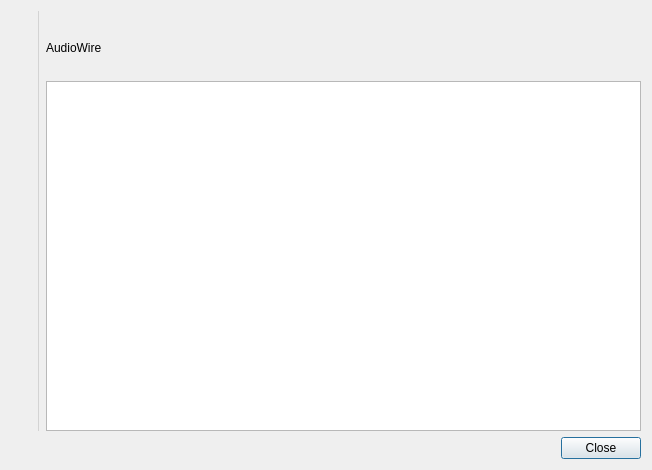
<?xml version="1.0" encoding="UTF-8"?>
<ui version="4.0">
 <class>About</class>
 <widget class="QDialog" name="About">
  <property name="geometry">
   <rect>
    <x>0</x>
    <y>0</y>
    <width>652</width>
    <height>470</height>
   </rect>
  </property>
  <property name="windowTitle">
   <string>About AudioWire</string>
  </property>
  <property name="windowIcon">
   <iconset resource="../../data/data.qrc">
    <normaloff>:/icon.png</normaloff>:/icon.png</iconset>
  </property>
  <property name="styleSheet">
   <string notr="true">#line {
  color: lightgrey;
}
</string>
  </property>
  <layout class="QVBoxLayout" name="verticalLayout_4">
   <item>
    <layout class="QHBoxLayout" name="horizontalLayout">
     <item>
      <layout class="QVBoxLayout" name="verticalLayout_3">
       <item>
        <widget class="QLabel" name="label">
         <property name="pixmap">
          <pixmap resource="../../data/data.qrc">:/icon.png</pixmap>
         </property>
         <property name="scaledContents">
          <bool>false</bool>
         </property>
        </widget>
       </item>
       <item>
        <spacer name="verticalSpacer">
         <property name="orientation">
          <enum>Qt::Vertical</enum>
         </property>
         <property name="sizeHint" stdset="0">
          <size>
           <width>20</width>
           <height>40</height>
          </size>
         </property>
        </spacer>
       </item>
      </layout>
     </item>
     <item>
      <widget class="Line" name="line">
       <property name="frameShadow">
        <enum>QFrame::Plain</enum>
       </property>
       <property name="orientation">
        <enum>Qt::Vertical</enum>
       </property>
      </widget>
     </item>
     <item>
      <layout class="QVBoxLayout" name="verticalLayout_2">
       <item>
        <widget class="QWidget" name="widget" native="true">
         <property name="maximumSize">
          <size>
           <width>16777215</width>
           <height>64</height>
          </size>
         </property>
         <layout class="QVBoxLayout" name="verticalLayout">
          <property name="margin">
           <number>0</number>
          </property>
          <item>
           <spacer name="verticalSpacer_2">
            <property name="orientation">
             <enum>Qt::Vertical</enum>
            </property>
            <property name="sizeHint" stdset="0">
             <size>
              <width>20</width>
              <height>40</height>
             </size>
            </property>
           </spacer>
          </item>
          <item>
           <widget class="QLabel" name="title">
            <property name="text">
             <string>AudioWire</string>
            </property>
           </widget>
          </item>
          <item>
           <widget class="QLabel" name="version">
            <property name="textInteractionFlags">
             <set>Qt::LinksAccessibleByMouse|Qt::TextSelectableByKeyboard|Qt::TextSelectableByMouse</set>
            </property>
           </widget>
          </item>
         </layout>
        </widget>
       </item>
       <item>
        <widget class="QTextBrowser" name="content">
         <property name="openExternalLinks">
          <bool>true</bool>
         </property>
        </widget>
       </item>
      </layout>
     </item>
    </layout>
   </item>
   <item>
    <widget class="QDialogButtonBox" name="buttonBox">
     <property name="orientation">
      <enum>Qt::Horizontal</enum>
     </property>
     <property name="standardButtons">
      <set>QDialogButtonBox::Close</set>
     </property>
    </widget>
   </item>
  </layout>
 </widget>
 <resources>
  <include location="../../data/data.qrc"/>
 </resources>
 <connections>
  <connection>
   <sender>buttonBox</sender>
   <signal>accepted()</signal>
   <receiver>About</receiver>
   <slot>accept()</slot>
   <hints>
    <hint type="sourcelabel">
     <x>248</x>
     <y>254</y>
    </hint>
    <hint type="destinationlabel">
     <x>157</x>
     <y>274</y>
    </hint>
   </hints>
  </connection>
  <connection>
   <sender>buttonBox</sender>
   <signal>rejected()</signal>
   <receiver>About</receiver>
   <slot>reject()</slot>
   <hints>
    <hint type="sourcelabel">
     <x>316</x>
     <y>260</y>
    </hint>
    <hint type="destinationlabel">
     <x>286</x>
     <y>274</y>
    </hint>
   </hints>
  </connection>
 </connections>
</ui>
